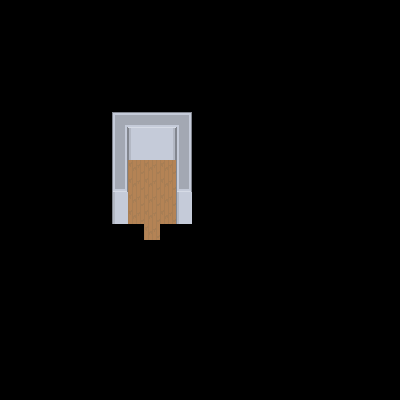

Below is a game level as drawn by its tile map, then a one-line description and the .tmx file that defines it, in full:
An orthogonal 25x25 tile map with 16x16 px tiles, 2 tile layers (Room, Objects).

<map version="2017.05.26" orientation="orthogonal" renderorder="left-down" width="25" height="25" tilewidth="16" tileheight="16" nextobjectid="1">
 <tileset firstgid="1" source="Map_Tileset.tsx" />
 <layer name="Room" width="25" height="25">
  <data encoding="csv">
0,0,0,0,0,0,0,0,0,0,0,0,0,0,0,0,0,0,0,0,0,0,0,0,0,
0,0,0,0,0,0,0,0,0,0,0,0,0,0,0,0,0,0,0,0,0,0,0,0,0,
0,0,0,0,0,0,0,0,0,0,0,0,0,0,0,0,0,0,0,0,0,0,0,0,0,
0,0,0,0,0,0,0,0,0,0,0,0,0,0,0,0,0,0,0,0,0,0,0,0,0,
0,0,0,0,0,0,0,0,0,0,0,0,0,0,0,0,0,0,0,0,0,0,0,0,0,
0,0,0,0,0,0,0,0,0,0,0,0,0,0,0,0,0,0,0,0,0,0,0,0,0,
0,0,0,0,0,0,0,0,0,0,0,0,0,0,0,0,0,0,0,0,0,0,0,0,0,
0,0,0,0,0,0,0,715,713,713,713,716,0,0,0,0,0,0,0,0,0,0,0,0,0,
0,0,0,0,0,0,0,771,887,888,889,771,0,0,0,0,0,0,0,0,0,0,0,0,0,
0,0,0,0,0,0,0,771,887,888,889,771,0,0,0,0,0,0,0,0,0,0,0,0,0,
0,0,0,0,0,0,0,771,180,180,180,771,0,0,0,0,0,0,0,0,0,0,0,0,0,
0,0,0,0,0,0,0,826,180,180,180,826,0,0,0,0,0,0,0,0,0,0,0,0,0,
0,0,0,0,0,0,0,887,180,180,180,887,0,0,0,0,0,0,0,0,0,0,0,0,0,
0,0,0,0,0,0,0,887,180,180,180,887,0,0,0,0,0,0,0,0,0,0,0,0,0,
0,0,0,0,0,0,0,0,0,180,0,0,0,0,0,0,0,0,0,0,0,0,0,0,0,
0,0,0,0,0,0,0,0,0,0,0,0,0,0,0,0,0,0,0,0,0,0,0,0,0,
0,0,0,0,0,0,0,0,0,0,0,0,0,0,0,0,0,0,0,0,0,0,0,0,0,
0,0,0,0,0,0,0,0,0,0,0,0,0,0,0,0,0,0,0,0,0,0,0,0,0,
0,0,0,0,0,0,0,0,0,0,0,0,0,0,0,0,0,0,0,0,0,0,0,0,0,
0,0,0,0,0,0,0,0,0,0,0,0,0,0,0,0,0,0,0,0,0,0,0,0,0,
0,0,0,0,0,0,0,0,0,0,0,0,0,0,0,0,0,0,0,0,0,0,0,0,0,
0,0,0,0,0,0,0,0,0,0,0,0,0,0,0,0,0,0,0,0,0,0,0,0,0,
0,0,0,0,0,0,0,0,0,0,0,0,0,0,0,0,0,0,0,0,0,0,0,0,0,
0,0,0,0,0,0,0,0,0,0,0,0,0,0,0,0,0,0,0,0,0,0,0,0,0,
0,0,0,0,0,0,0,0,0,0,0,0,0,0,0,0,0,0,0,0,0,0,0,0,0
</data>
 </layer>
 <layer name="Objects" width="25" height="25">
  <data encoding="csv">
0,0,0,0,0,0,0,0,0,0,0,0,0,0,0,0,0,0,0,0,0,0,0,0,0,
0,0,0,0,0,0,0,0,0,0,0,0,0,0,0,0,0,0,0,0,0,0,0,0,0,
0,0,0,0,0,0,0,0,0,0,0,0,0,0,0,0,0,0,0,0,0,0,0,0,0,
0,0,0,0,0,0,0,0,0,0,0,0,0,0,0,0,0,0,0,0,0,0,0,0,0,
0,0,0,0,0,0,0,0,0,0,0,0,0,0,0,0,0,0,0,0,0,0,0,0,0,
0,0,0,0,0,0,0,0,0,0,0,0,0,0,0,0,0,0,0,0,0,0,0,0,0,
0,0,0,0,0,0,0,0,0,0,0,0,0,0,0,0,0,0,0,0,0,0,0,0,0,
0,0,0,0,0,0,0,0,0,0,0,0,0,0,0,0,0,0,0,0,0,0,0,0,0,
0,0,0,0,0,0,0,0,0,0,0,0,0,0,0,0,0,0,0,0,0,0,0,0,0,
0,0,0,0,0,0,0,0,0,0,0,0,0,0,0,0,0,0,0,0,0,0,0,0,0,
0,0,0,0,0,0,0,0,0,0,0,0,0,0,0,0,0,0,0,0,0,0,0,0,0,
0,0,0,0,0,0,0,0,0,0,0,0,0,0,0,0,0,0,0,0,0,0,0,0,0,
0,0,0,0,0,0,0,0,0,0,0,0,0,0,0,0,0,0,0,0,0,0,0,0,0,
0,0,0,0,0,0,0,0,0,0,0,0,0,0,0,0,0,0,0,0,0,0,0,0,0,
0,0,0,0,0,0,0,0,0,0,0,0,0,0,0,0,0,0,0,0,0,0,0,0,0,
0,0,0,0,0,0,0,0,0,0,0,0,0,0,0,0,0,0,0,0,0,0,0,0,0,
0,0,0,0,0,0,0,0,0,0,0,0,0,0,0,0,0,0,0,0,0,0,0,0,0,
0,0,0,0,0,0,0,0,0,0,0,0,0,0,0,0,0,0,0,0,0,0,0,0,0,
0,0,0,0,0,0,0,0,0,0,0,0,0,0,0,0,0,0,0,0,0,0,0,0,0,
0,0,0,0,0,0,0,0,0,0,0,0,0,0,0,0,0,0,0,0,0,0,0,0,0,
0,0,0,0,0,0,0,0,0,0,0,0,0,0,0,0,0,0,0,0,0,0,0,0,0,
0,0,0,0,0,0,0,0,0,0,0,0,0,0,0,0,0,0,0,0,0,0,0,0,0,
0,0,0,0,0,0,0,0,0,0,0,0,0,0,0,0,0,0,0,0,0,0,0,0,0,
0,0,0,0,0,0,0,0,0,0,0,0,0,0,0,0,0,0,0,0,0,0,0,0,0,
0,0,0,0,0,0,0,0,0,0,0,0,0,0,0,0,0,0,0,0,0,0,0,0,0
</data>
 </layer>
</map>
